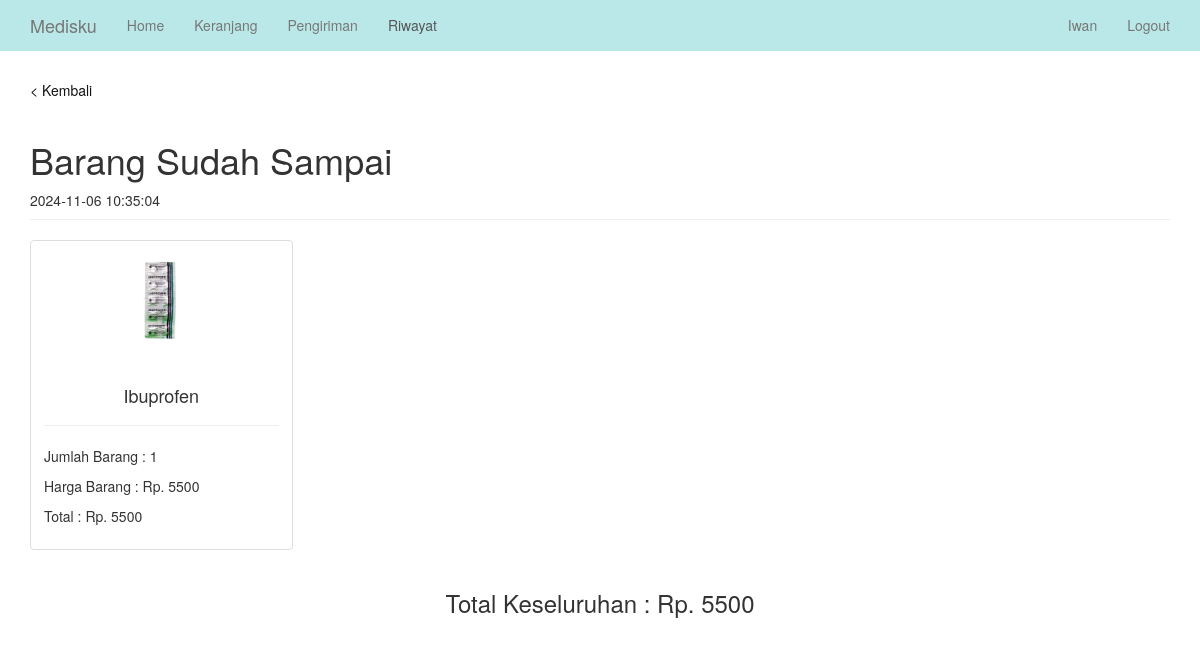
The page /pengguna/detail_rt.php?id_transaksi=69 (signed in) on the database its author committed.
### tables this page shows
CREATE TABLE `transaksi` (
  `id_transaksi` int NOT NULL AUTO_INCREMENT,
  `waktu_transaksi` datetime NOT NULL,
  `subtotal` bigint NOT NULL,
  `status_transaksi` varchar(30) NOT NULL,
  `alamat` varchar(40) NOT NULL,
  `no_hp` varchar(15) NOT NULL,
  `rekening` varchar(100) NOT NULL,
  `id_pengguna` int NOT NULL,
  PRIMARY KEY (`id_transaksi`)
);

CREATE TABLE `keranjang` (
  `id_keranjang` int NOT NULL AUTO_INCREMENT,
  `harga_barang` varchar(25) NOT NULL,
  `jumlah_beli` int NOT NULL DEFAULT '0',
  `status` varchar(30) NOT NULL,
  `waktu` datetime DEFAULT NULL,
  `total` float NOT NULL DEFAULT '0',
  `id_barang` int NOT NULL,
  `id_pengguna` int NOT NULL,
  PRIMARY KEY (`id_keranjang`)
);

CREATE TABLE `barang` (
  `id_barang` int NOT NULL AUTO_INCREMENT,
  `nama_barang` varchar(35) NOT NULL,
  `harga` varchar(35) NOT NULL,
  `stok` int NOT NULL,
  `gambar` varchar(255) NOT NULL,
  `id_kategori` int NOT NULL,
  PRIMARY KEY (`id_barang`)
);

### pengguna/detail_rt.php (the view, shortened to what this page needs)
<?php
include "../koneksi/config.php";
$nama = $_SESSION['nama'];
$id = $_SESSION['id'];
?>
<!DOCTYPE html>
<html>
<head>
    <link href="../assets/css/bootstrap.css" rel="stylesheet">
    <link href="../assets/css/style.css" rel="stylesheet" />
</head>
<body>
    <nav class="navbar navbar-default navbar-fixed-top" role="navigation">
        <div class="container">
            <div class="collapse navbar-collapse" id="bs-example-navbar-collapse-1">
                <ul class="nav navbar-nav">
                    <li><a class="navbar-brand" href="home.php">Medisku</a></li>
                    <li><a href="home.php">Home</a></li>
                    <li><a href="keranjang.php" title="Keranjang Belanja">Keranjang</a></li>
                    <li><a href="pengiriman.php" title="Pengiriman">Pengiriman</a></li>
                    <li class="active"><a href="riwayat_transaksi.php" title="Riwayat Transaksi">Riwayat</a></li>
                </ul>
                <ul class="nav navbar-nav navbar-right">
                    <li><a href="user.php"><?php echo ucwords($nama); ?></a></li>
                    <li><a href="logout.php">Logout</a></li>
                </ul>
            </div>
        </div>
    </nav>
    <br><br>
    <div class="container">
        <?php
            $id_transaksi = $_GET['id_transaksi'];
            $a = "select * from transaksi where id_transaksi='$id_transaksi'";
            $b = mysqli_query($connect, $a);
            $c = mysqli_fetch_array($b);
            $waktu_transaksi = $c['waktu_transaksi'];
            $subtotal = $c['subtotal'];
        ?>
        <div>
            <a href="riwayat_transaksi.php"><br><br>< Kembali</a>
        </div>
        <div class="page-header">
            <h1>Barang Sudah Sampai</h1>
            <div><?php echo "$waktu_transaksi"; ?></div>
        </div>
        <div class="row">
            <?php
                $sql = "select * from barang inner join keranjang on barang.id_barang = keranjang.id_barang
                where keranjang.id_pengguna='$id' and keranjang.waktu='$waktu_transaksi' and keranjang.status='lunas'";
                $query = mysqli_query($connect, $sql);
                $cek = mysqli_num_rows($query);
                if($cek > 0){
                    while($data = mysqli_fetch_array($query)){ ?>
                    <div class="col-md-3 col-sm-6">
                        <div class="thumbnail">
                            <div class="text-center">
                                <img src="../image/<?php echo $data["gambar"]; ?>" style="width: max-content; height: 11rem; object-fit: cover; margin-bottom: 12px;">
                            </div>
                            <div class="caption">
                                <h4 align="center"><?php echo ucwords($data["nama_barang"]); ?></h4><hr>
                                <p>Jumlah Barang : <?php echo $data["jumlah_beli"]; ?></p>
                                <p>Harga Barang : Rp. <?php echo $data["harga_barang"]; ?></p>
                                <p>Total : Rp. <?php echo $data["total"]; ?></p>
                            </div>
                        </div>
                    </div>
                <?php } ?>
        </div>
        <h3 align="center"> Total Keseluruhan : Rp. <?php echo $subtotal; ?> </h3>
        <?php } ?>
    </div>
</body>
</html>

### assets/css/style.css (style rules this page uses)
.row { margin-bottom:10px; }

### rows shown on the page
transaksi: waktu_transaksi "2024-11-06 10:35:04", subtotal "5500"
keranjang: id_barang.gambar (picture), id_barang.nama_barang "Ibuprofen", jumlah_beli "1", harga_barang "5500", total "5500"

### other values the page prints
$nama "Iwan"
